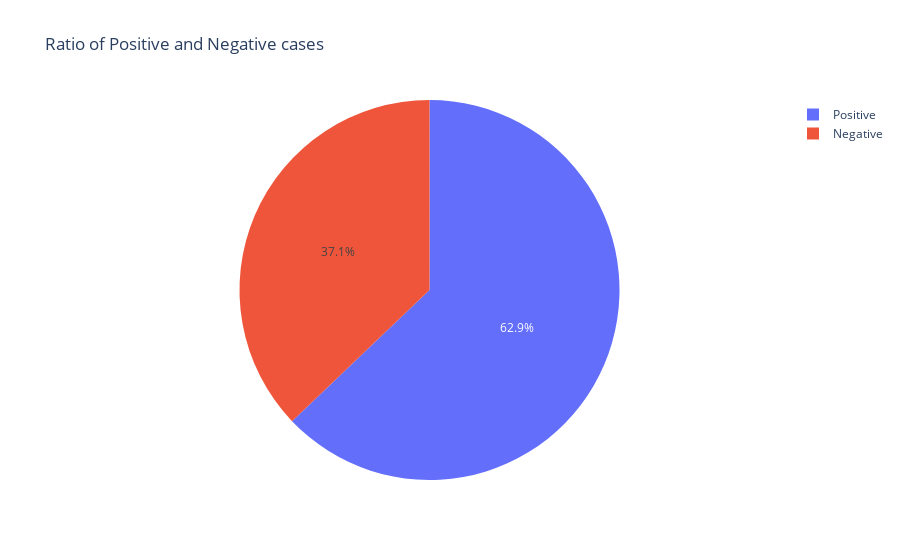

Notebook cell for this chart:
### Markdown cell above
# Distribution of class (Target Variable)

### Code cell
clspi = px.pie(Diabetes, values='Age', names='class', title= "Ratio of Positive and Negative cases")
clspi.show()

### Figure 1 — Plotly figure (JSON) as saved in the notebook; plotly's stock layout.template omitted (floating-point values rounded to 4 significant figures; data arrays with more than 128 entries replaced by an {"elided": "..."} marker saying what was removed)
{"data": [{"domain": {"x": [0, 1], "y": [0, 1]}, "hovertemplate": "class=%{label}<br>Age=%{value}<extra></extra>", "labels": {"elided": "520 str values"}, "legendgroup": "", "name": "", "showlegend": true, "type": "pie", "values": {"elided": "520 int values"}}], "layout": {"legend": {"tracegroupgap": 0}, "title": {"text": "Ratio of Positive and Negative cases"}}}
